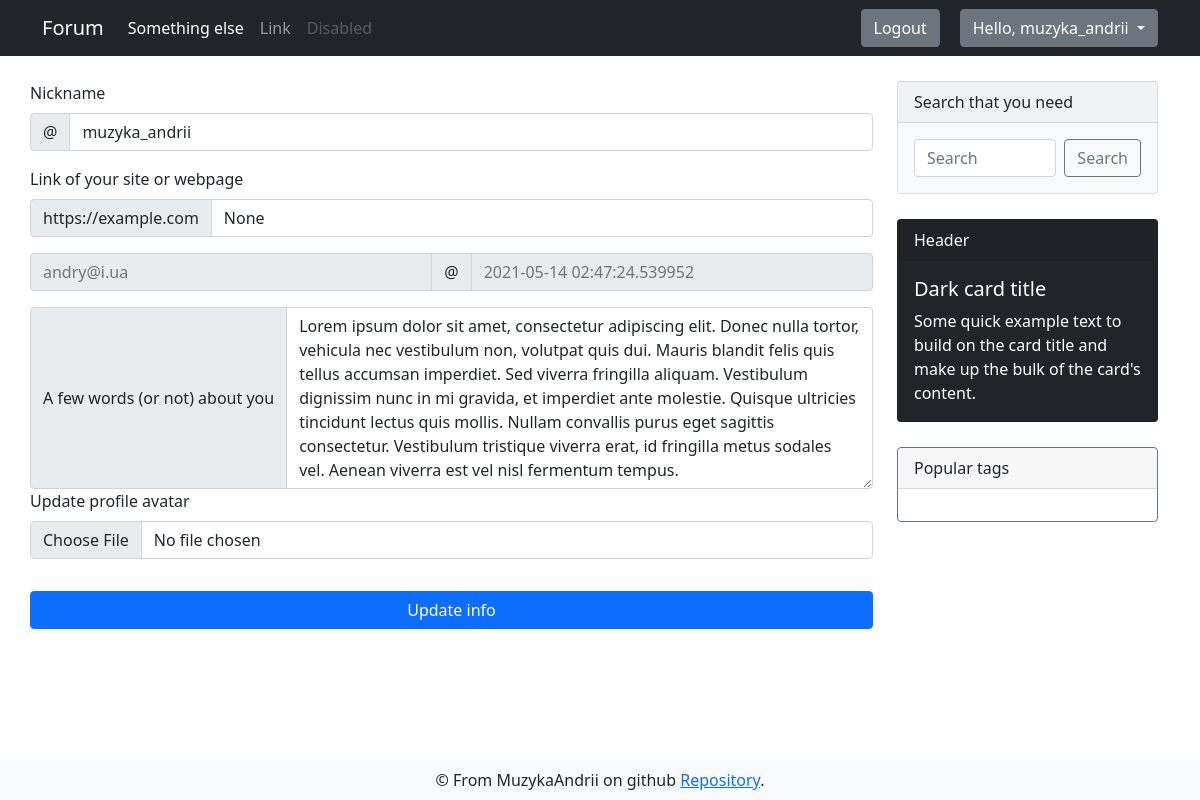
/user/settings (signed in), run on an earlier commit of the app's database.
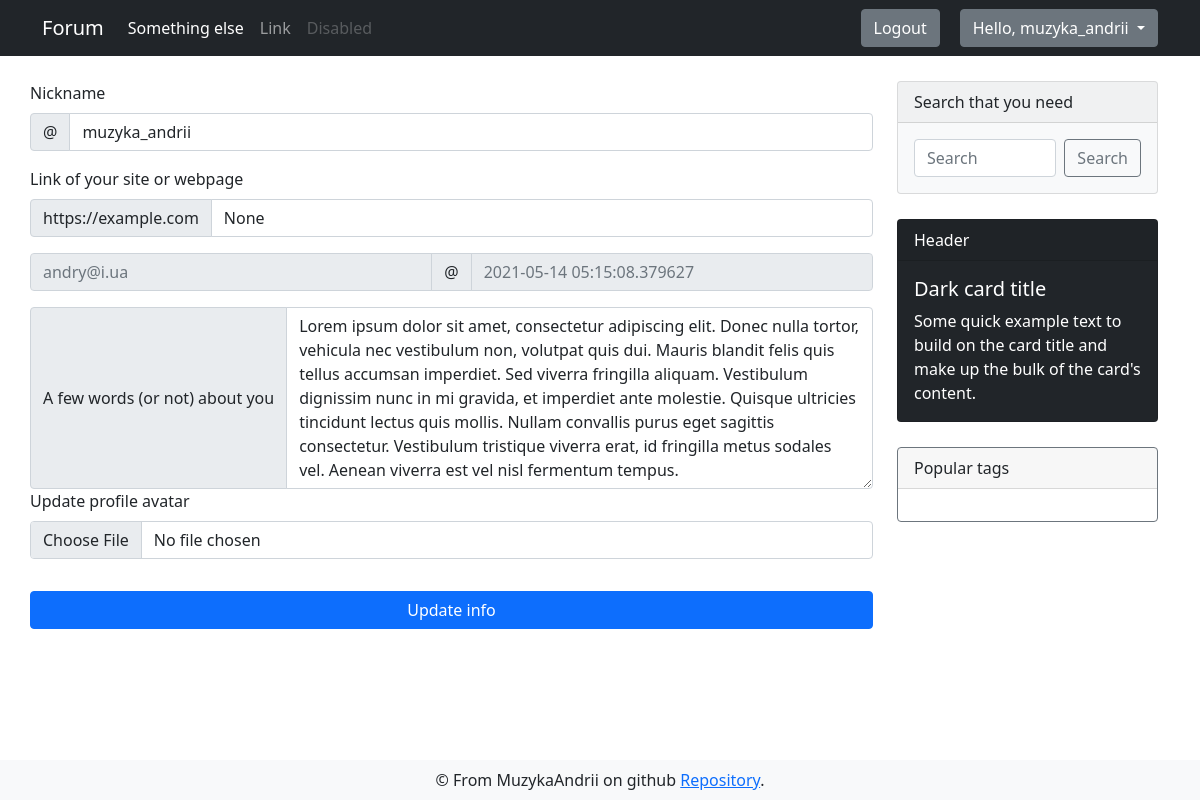
And on a later commit of the database.
### app/models.py (models this page shows, shortened)
class DbMixin(object):
    def save(self):
        db.session.add(self)
        db.session.commit()

class User(UserMixin, DbMixin, db.Model):
    id = db.Column(db.Integer, primary_key = True, autoincrement=True)
    nickname = db.Column(db.String(30), unique=True, nullable=False)
    email = db.Column(db.String(120), unique=True, nullable=False)
    password = db.Column(db.String(70), nullable=False)
    about = db.Column(db.Text, default='Hi everyone!')
    website = db.Column(db.String(120), unique=True)
    register_date = db.Column(db.DateTime, default=dt.utcnow)
    last_seen = db.Column(db.DateTime, default=dt.utcnow)
    created_discussions = db.relationship('Discussion', backref='creator', lazy='dynamic')
    created_comments = db.relationship('Comment', backref='creator', lazy='dynamic')
    avatars = db.relationship('Image', backref='owner', lazy='dynamic')
    edit_requests = db.relationship('Edit_request', backref='editor', lazy='dynamic')
    roles = db.relationship('Role', secondary=users_roles, backref=db.backref('users', lazy='select'))

### app/views.py (the view)
@app.route('/user/settings', methods=['GET'])
@login_required
def user_settings():
    form = UpdateAccountForm()
    form.nickname.data = current_user.nickname
    form.website.data = current_user.website
    form.about.data = current_user.about
    email = current_user.email
    last_seen = current_user.last_seen
    return render_template('user_settings.html', form=form, email=email, last_seen=last_seen)

### app/forms.py
class UpdateAccountForm(FlaskForm):
    nickname = StringField('Nickname', validators=[DataRequired(message='This area is required'), Length(min=3, max=30, message='Nickname must be bigger than 3 and less than 30 characers')])
    about = TextAreaField('A few words (or not) about you', validators=[DataRequired(message='This area is required'), Length(min=3, max=1000, message='About section must be less than 1000 characters and bigger than 3')])
    website = StringField('Link of your site or webpage')
    image = FileField('Update profile avatar', validators=[FileAllowed(['jpg', 'png'])])
    submit = SubmitField('Update info')

### app/models.py (called while the page is built)
@login.user_loader
def user_loader(user_id):
    return User.query.get(int(user_id))

### app/views.py (called while the page is built)
@app.before_request
def update_last_seen():
    if current_user.is_authenticated:
        current_user.last_seen = dt.now()
        current_user.save()

### app/templates/user_settings.html (shortened to what this page needs)
{% extends "layouts/base.html" %}
{% block content %}
<div class="container">
    <div class="row">
        <form enctype="multipart/form-data" method="POST" action="{{ url_for('update_user') }}" style="margin-top: 25px;"
            class="col-md-9 list-group list-group-numbered">
            {% from 'layouts/_render_form_errors.html' import render_form_errors %}
            <label for="site" class="form-label">{{ form.nickname.label }}</label>
            <div class="input-group mb-3">
                <span class="input-group-text" id="basic-addon1">@</span>
                <input name="{{ form.nickname.name }}" value='{{ form.nickname.data }}' id='site' type="text"
                    class="form-control" placeholder="Username" aria-label="Username" aria-describedby="basic-addon1">
            </div>
            <label for="basic-url" class="form-label">{{ form.website.label }}</label>
            <div class="input-group mb-3">
                <span class="input-group-text" id="basic-addon3">https://example.com</span>
                <input name="{{ form.website.name }}" value="{{ form.website.data }}" type="text" class="form-control"
                    id="basic-url" aria-describedby="basic-addon3">
            </div>
            <div class="input-group mb-3">
                <input disabled type="text" class="form-control" placeholder="{{ email }}" aria-label="Username">
                <span class="input-group-text">@</span>
                <input disabled type="text" class="form-control" placeholder="{{ last_seen }}" aria-label="Server">
            </div>
            <div class="input-group">
                <span class="input-group-text">{{ form.about.label }}</span>
                <textarea name="{{ form.about.name }}" rows='7' class="form-control" value="{{ form.about.data }}"
                    aria-label="With textarea">{{ form.about.data }}</textarea>
            </div>
            <div class="mb-3">
                <label for="formFile" class="form-label">{{ form.image.label }}</label>
                {{ form.image(class="form-control") }}
            </div>
            {{ form.submit(class="btn btn-primary input-group mt-3") }}
        </form>
        {% include 'layouts/sidebar.html' %}
    </div>
</div>
{% endblock %}

### app/templates/layouts/base.html (shortened to what this page needs)
<!doctype html>
<html>
<head>
  {% block head %}
  <link href="https://cdn.jsdelivr.net/npm/bootstrap@5.0.0/dist/css/bootstrap.min.css" rel="stylesheet"
>
  <link rel="stylesheet" type="text/css" href="{{ url_for('static',filename='css/style.css') }}">
  {% endblock %}
</head>
<body>
  <nav class="navbar navbar-expand-lg navbar-dark bg-dark">
    <div class="container">
      <a class="navbar-brand" href="{{ url_for('index') }}">Forum</a>
      <div class="collapse navbar-collapse" id="navbarSupportedContent">
        <ul class="navbar-nav me-auto mb-2 mb-lg-0">
          <li class="nav-item">
            <a class="nav-link active" aria-current="page" href="">Something else</a>
          </li>
          <li class="nav-item">
            <a class="nav-link" href="#">Link</a>
          </li>
          <li class="nav-item">
            <a class="nav-link disabled" href="#" tabindex="-1" aria-disabled="true">Disabled</a>
          </li>
        </ul>
        <form class="d-flex">
          {% if current_user.is_anonymous %}
          <a href="{{ url_for('auth.register') }}" type="button" class="btn login-btn btn-secondary">Register</a>
          <a href="{{ url_for('auth.login') }}" type="button" class="btn btn-secondary">Log in</a>
          {% else %}
          <a style="margin-right: 20px;" href="{{ url_for('auth.logout') }}" type="button"
            class="btn btn-secondary">Logout</a>
          <div class="dropdown">
            <button class="btn btn-secondary dropdown-toggle" type="button" id="dropdownMenuButton1" data-bs-toggle="dropdown" aria-expanded="false">
              Hello, {{ current_user.nickname }}
            </button>
          </div>
          {% endif %}
        </form>
      </div>
    </div>
  </nav>
  {% block content %}
  {% endblock %}
  {% block footer %}
  <footer class="navbar fixed-bottom navbar-light bg-light">
    <div class="container" style="justify-content: space-around;">
      <div class="footer-content">
        &copy; From MuzykaAndrii on github
        <a href="https://github.com/MuzykaAndrii/modern-flask-forum">Repository</a>.</div>
    </div>
  </footer>
  {% endblock %}
</body>
</html>

What changed in the data, as far as the page shows it:
changed User "muzyka_andrii": last_seen "2021-05-14 02:47:24.539952" → "2021-05-14 05:15:08.379627"
